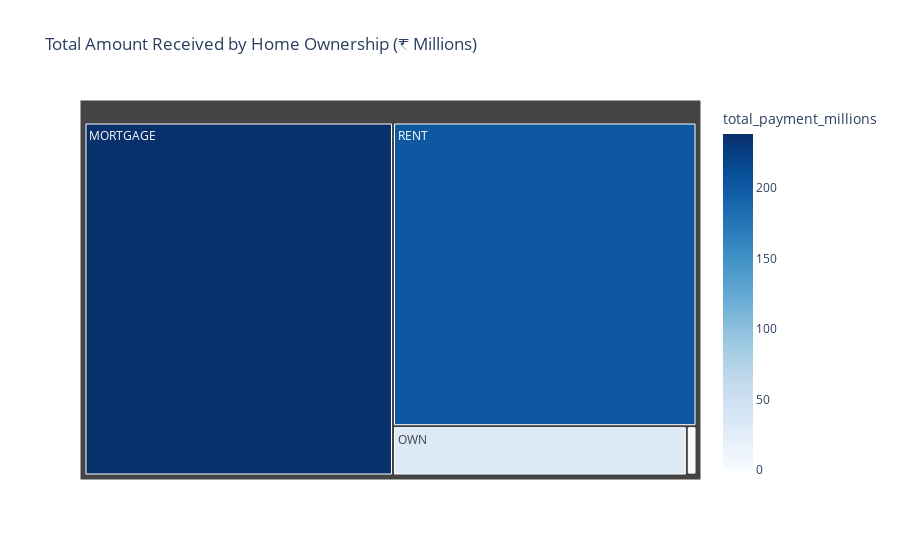

The notebook cell this image was saved under:
### Markdown cell above
### Home Ownership by Total Amount Received

### Code cell
home_received = df.groupby('home_ownership')['total_payment'].sum().reset_index()
home_received['total_payment_millions'] = home_received['total_payment'] / 1000000

fig = px.treemap(
    home_received,
    path=['home_ownership'],
    values='total_payment_millions',
    color='total_payment_millions',
    color_continuous_scale='Blues',
    title='Total Amount Received by Home Ownership (₹ Millions)'
)

fig.show()

### Figure 1 — Plotly figure (JSON) as saved in the notebook; plotly's stock layout.template omitted (floating-point values rounded to 4 significant figures)
{"data": [{"branchvalues": "total", "customdata": [[238.5], [0.01905], [1.025], [31.73], [201.8]], "domain": {"x": [0, 1], "y": [0, 1]}, "hovertemplate": "labels=%{label}<br>total_payment_millions_sum=%{value}<br>parent=%{parent}<br>id=%{id}<br>total_payment_millions=%{color}<extra></extra>", "ids": ["MORTGAGE", "NONE", "OTHER", "OWN", "RENT"], "labels": ["MORTGAGE", "NONE", "OTHER", "OWN", "RENT"], "marker": {"coloraxis": "coloraxis", "colors": [238.5, 0.01905, 1.025, 31.73, 201.8]}, "name": "", "parents": ["", "", "", "", ""], "type": "treemap", "values": [238.5, 0.01905, 1.025, 31.73, 201.8]}], "layout": {"coloraxis": {"colorbar": {"title": {"text": "total_payment_millions"}}, "colorscale": [[0, "rgb(247,251,255)"], [0.125, "rgb(222,235,247)"], [0.25, "rgb(198,219,239)"], [0.375, "rgb(158,202,225)"], [0.5, "rgb(107,174,214)"], [0.625, "rgb(66,146,198)"], [0.75, "rgb(33,113,181)"], [0.875, "rgb(8,81,156)"], [1, "rgb(8,48,107)"]]}, "legend": {"tracegroupgap": 0}, "title": {"text": "Total Amount Received by Home Ownership (₹ Millions)"}}}
